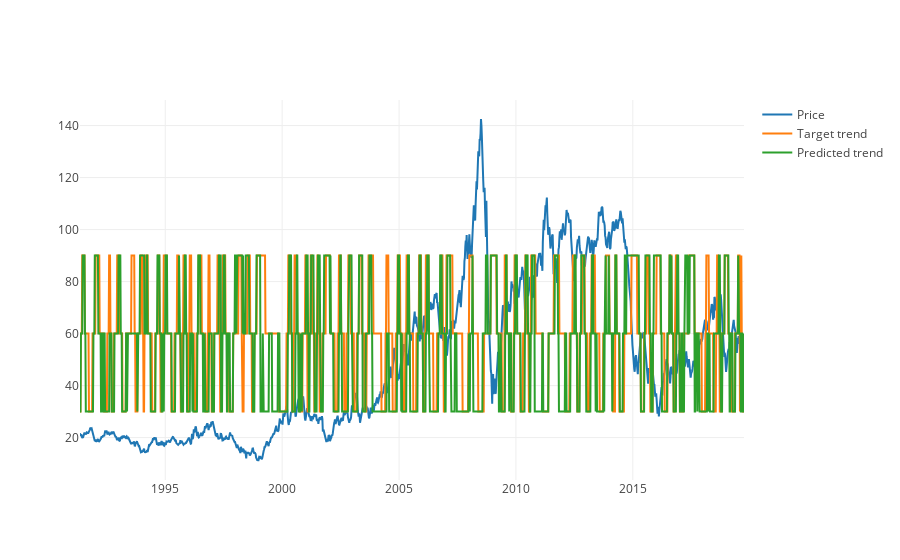

Notebook cell for this chart:
### Code cell
###interactive plot
import plotly.graph_objs as go
from plotly.offline import download_plotlyjs, init_notebook_mode, plot, iplot
init_notebook_mode(connected=True)

iplot([go.Scatter(
        x=df.index,
        y=df.Close,
        name='Price'),
      go.Scatter(
         x=df.index,
         y=(60 + df.TARGET_trend*30),
         name='Target trend'),
     go.Scatter(
         x=df.index,
         y=(60 + df.lstm_trend*30),
         name='Predicted trend'
         )
      ])

### Figure 1 — Plotly figure (JSON) as saved in the notebook; plotly's stock layout.template omitted (floating-point values rounded to 4 significant figures; data arrays with more than 128 entries replaced by an {"elided": "..."} marker saying what was removed)
{"data": [{"name": "Price", "type": "scatter", "uid": "8804d49e-f68c-11e9-8043-0025bcdde0ec", "x": {"elided": "1483 str values"}, "y": {"elided": "1483 float values"}}, {"name": "Target trend", "type": "scatter", "uid": "8804d7c8-f68c-11e9-a18b-0025bcdde0ec", "x": {"elided": "1483 str values"}, "y": {"elided": "1483 int values"}}, {"name": "Predicted trend", "type": "scatter", "uid": "8804d9da-f68c-11e9-ba93-0025bcdde0ec", "x": {"elided": "1483 str values"}, "y": {"elided": "1483 int values"}}], "layout": {}}
